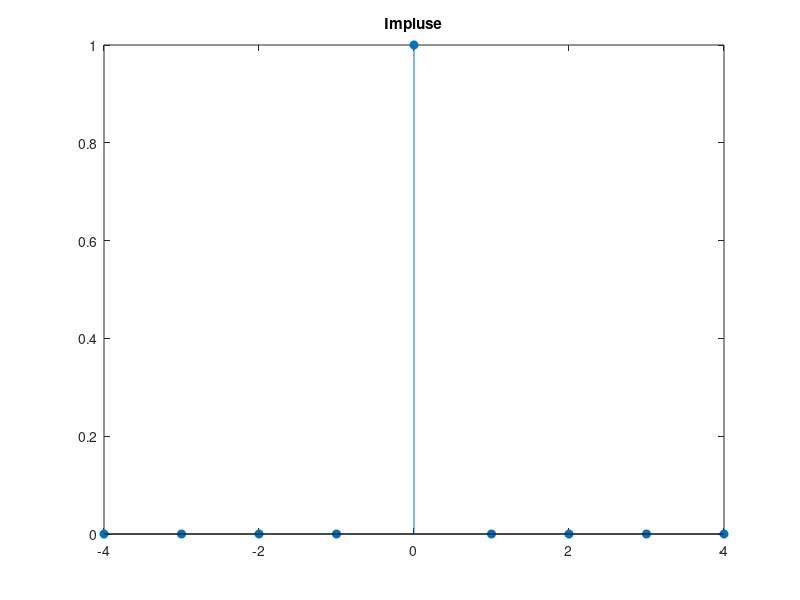
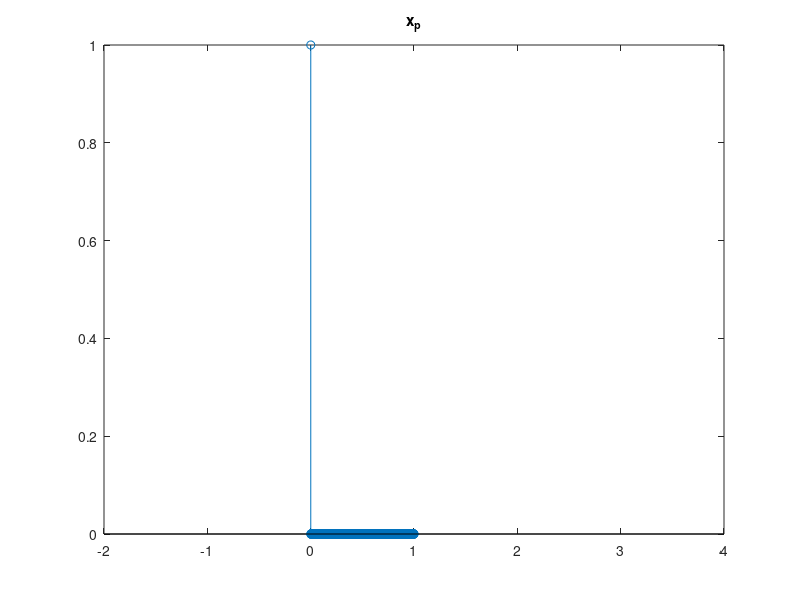
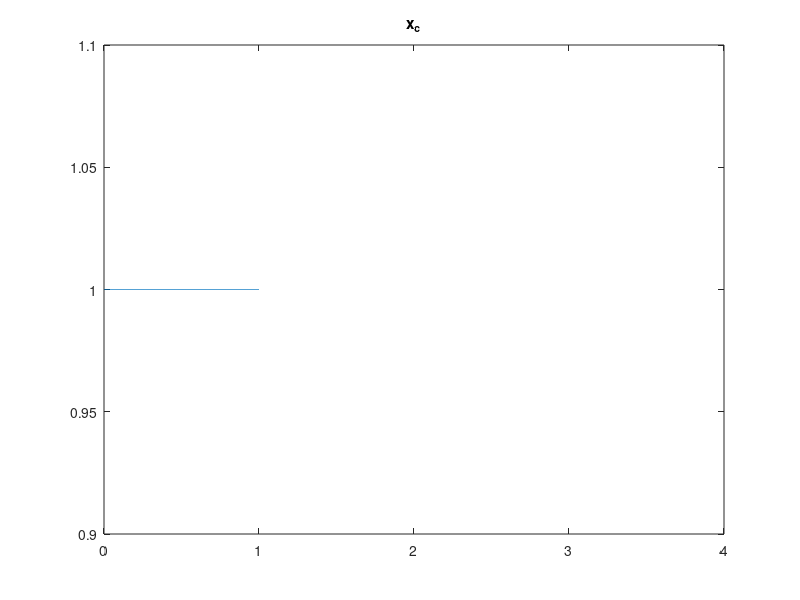
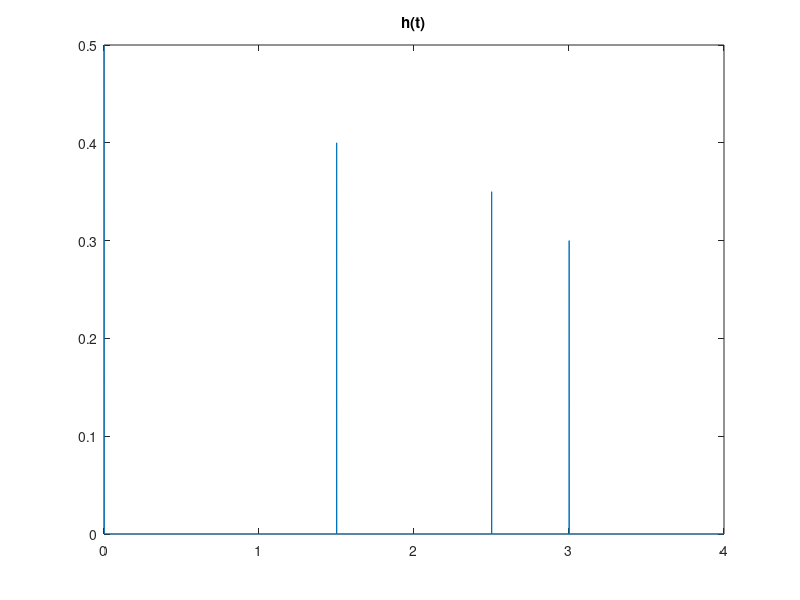

Here is the MATLAB script that generated these plots, in order:
clear;
%DAC
input=[1];
inX_p=[1,zeros(1,999)];
inX_c=input*ones(1,1000);
n=1:length(inX_p);
t=n/1000;

%Actual wireless channel h(t)
h=[0.5, 0, 0, 0.4, 0, 0.35, 0.3, 0];
ht=upsample(h,1000/2);%dt=1/2*T
t_ht=(1:length(ht))/1000;
CR=conv(inX_c,ht);%Channel receive

%ADC
CR=[CR,0];
n1=1:length(CR);
t1=n1/1000;
A=reshape(CR,1000,[]);
hn=mean(A,1);

figure(1);
stem(-4:4,[0,0,0,0,input,0,0,0,0],'filled');
title('Impluse');
figure(2);
stem(t,inX_p);
title('x_p');xlim([-2,4]);
figure(3);
plot(t,inX_c);
title('x_c');xlim([0,4]);
figure(4);
plot(t_ht,ht);
title('h(t)');
figure(5);
plot(t1,CR);
title('Channel received');
figure(6);
stem(0:length(hn)-1,hn);
title('h[n]');